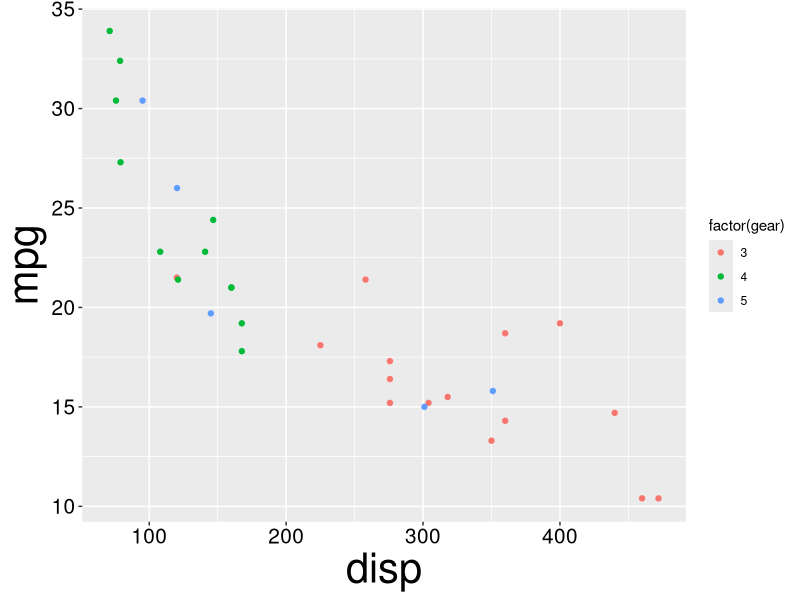
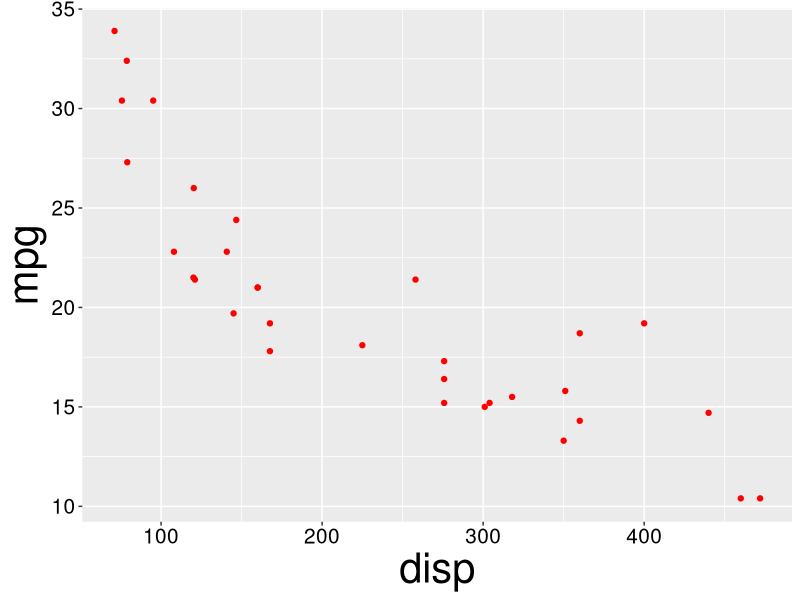
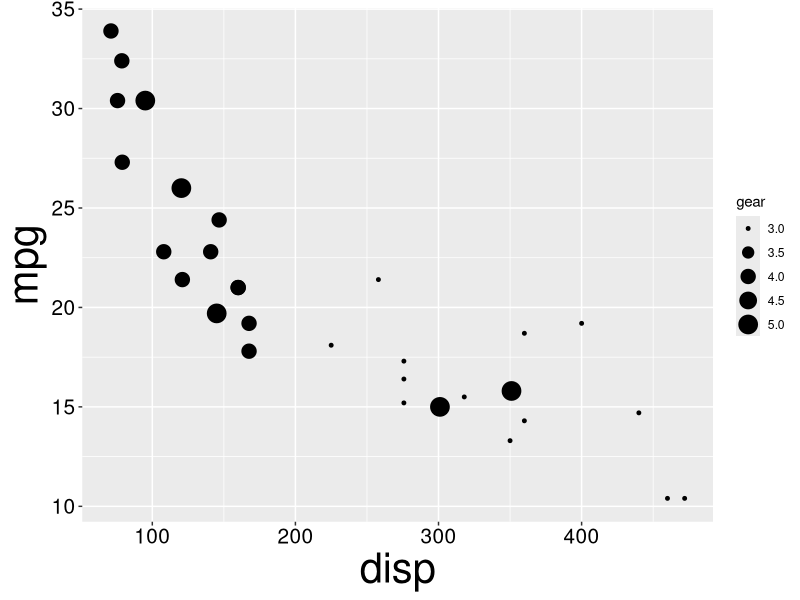
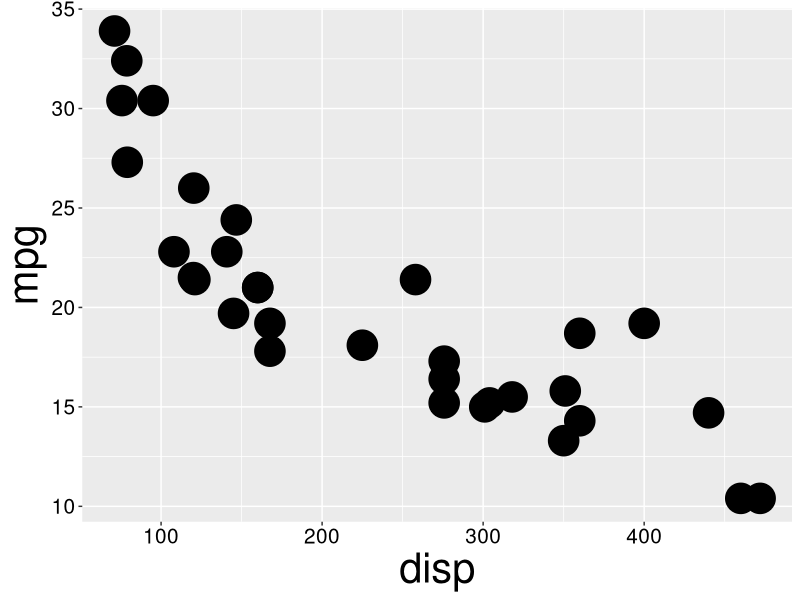
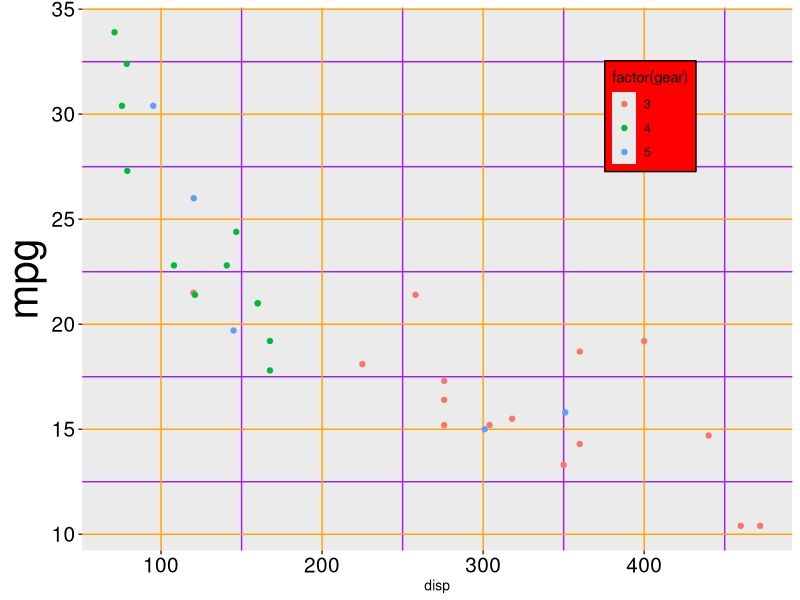
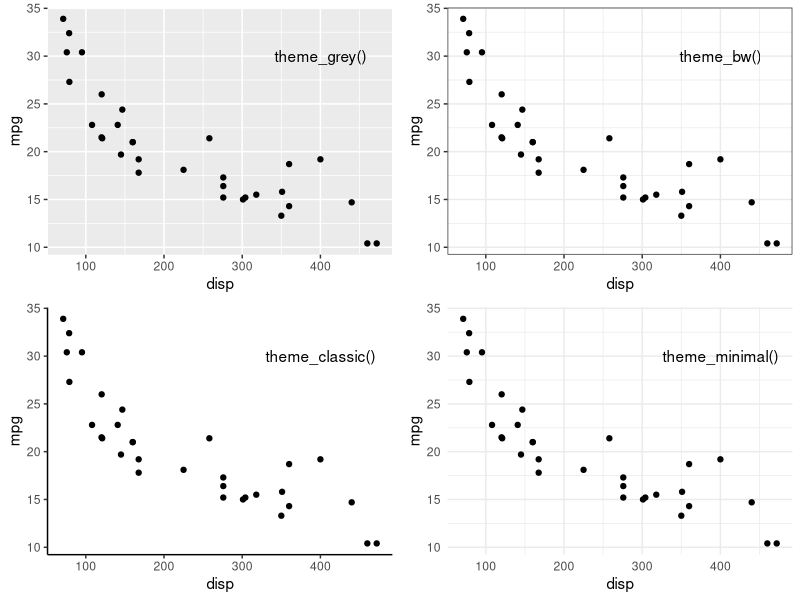
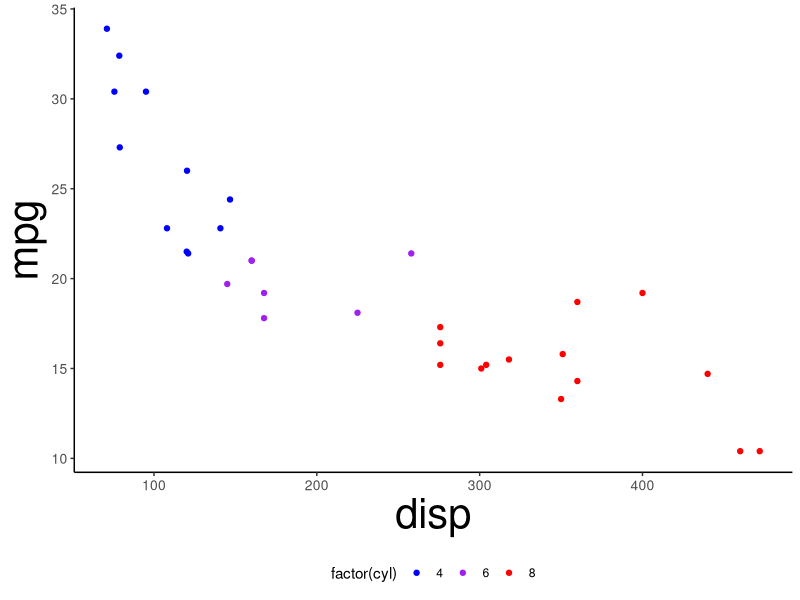
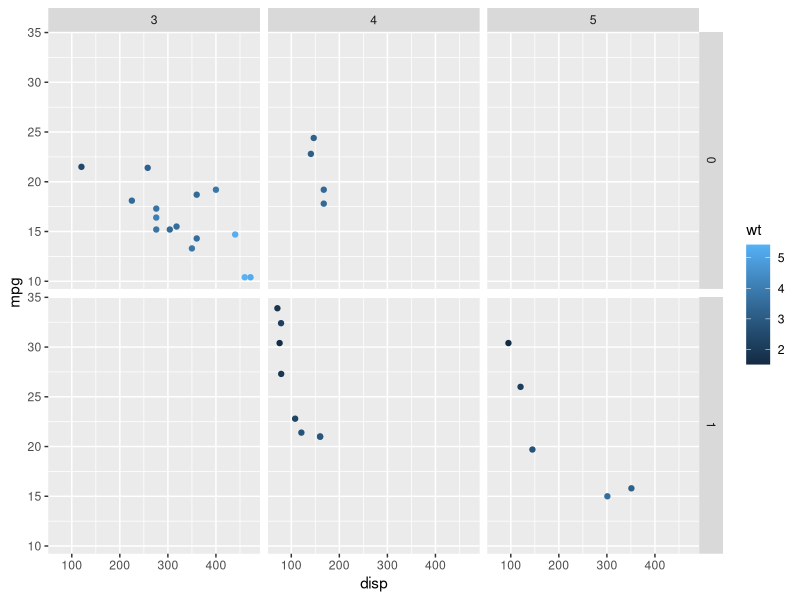

The R script that drew these images, in order:
## ---- chunk 1
knitr::opts_chunk$set(echo = FALSE, cache=TRUE)
library(tidyverse)
library(knitr)
library(ggpubr)
presTheme <- theme(axis.title=element_text(size=30),axis.text=element_text(size=15))
theme_set(presTheme)
# theme_set(theme_classic())
set.seed(123)
## ---- chunk 2
  head(iris) #Regular data frame
## ---- chunk 3
as_tibble(iris) #This is usually done automatically
## ---- chunk 4
  head(iris)
## ---- chunk 5
  irisTemp <- select(iris,Petal.Length,Petal.Width,Species)
## ---- chunk 6
  head(irisTemp)
## ---- chunk 7
  head(iris,3)
## ---- chunk 8
  irisTemp <- select(iris,Petal.Length:Species)
## ---- chunk 9
  head(irisTemp,3)
## ---- chunk 10
  head(iris,3)
## ---- chunk 11
  irisTemp <- select(iris,-Species)
## ---- chunk 12
  head(irisTemp,3)
## ---- chunk 13
  head(iris,5)
## ---- chunk 14
  irisTemp <- filter(iris,Sepal.Length<5,Species=='versicolor')
## ---- chunk 15
  head(irisTemp,3)
## ---- chunk 16
  irisTemp <- mutate(iris,P.Width2=Petal.Width^2) #Squares Petal.Width
## ---- chunk 17
  head(irisTemp,3)
## ---- chunk 18
  irisTemp <- mutate(iris,Petal.Width=Petal.Width^2)
## ---- chunk 19
  head(irisTemp,3)
## ---- chunk 20
  head(iris,3)
## ---- chunk 21
  irisTemp <- mutate(iris, across(c(Sepal.Length,Petal.Width), ~.^2))
## ---- chunk 22
  head(irisTemp,3)
## ---- chunk 23
  head(iris,3)
## ---- chunk 24
  irisTemp <- rename(iris, PWidth=Petal.Width, PLength=Petal.Length)
## ---- chunk 25
  head(irisTemp,3)
## ---- chunk 26
  irisTemp2 <- transmute(iris, P.Width2=(Petal.Width^2))
## ---- chunk 27
  head(irisTemp2,3)
## ---- chunk 28
 iris %>% filter(Species=='virginica') %>%
  transmute(Species,P.Area=Petal.Length*Petal.Width,S.Area=Sepal.Length*Sepal.Width) %>%
  head(10)
## ---- chunk 29
  irisTemp <- select(iris,Sepal.Length,Species) %>% #Selects Sepal.Length & Species
    filter(Sepal.Length>5,Species=='versicolor') %>% #Filters using dataframe from above
    mutate(SLength2=Sepal.Length^2) #Mutates using dataframe from above
## ---- chunk 30
  head(irisTemp)
## ---- chunk 31
#Some data to work with
bats <- data.frame(bat=letters[1:3], weight = seq(1,3,1),
                    height=seq(2.5,5.5,length=3), wings=rep(2,3))
## ---- chunk 32
bats
## ---- chunk 33
pivot_longer(bats,-bat)
## ---- chunk 34
(longBats <- bats %>% pivot_longer(cols=weight:wings, #Columns to be made into 2
                          names_to='trait', #Name of "naming" column
                          values_to='meas')) #Name of "value" column
## ---- chunk 35
longBats %>% pivot_wider(names_from=trait, #Names of new columns
                         values_from=meas) #Values to go into new columns
#Note: this must have unique row identifiers
## ---- chunk 36
CO2 %>%
  filter(Type=='Quebec',Treatment=='nonchilled') %>%
  select(-Type,-Treatment) %>%
  pivot_wider(names_from=Plant,values_from=uptake)
## ---- chunk 37
with(iris,tapply(Petal.Width,Species,mean)) #Using tapply
## ---- chunk 38
aggregate(Petal.Width~Species,data=iris,mean) #Using aggregate
## ---- chunk 39
iris %>% group_by(Species) %>% #Group by species
  summarize(meanPWidth=mean(Petal.Width), #Mean of Petal.Width
            sdPWidth=sd(Petal.Width)) #SD of Petal.Width
## ---- chunk 40
iris %>% group_by(Species) %>% #Group by species
  summarize(count=n(), #Number of rows
            med=median(Petal.Width), #Median
            iqr=IQR(Petal.Width)) #Inter-quartile range
## ---- chunk 41
iris %>% group_by(Species) %>%
  mutate(ID=1:n()) %>% #Makes ID column, with numbers 1-N
  filter(ID<4) #Selects ID 1-3 from each group

## ---- chunk 42
iris %>% group_by(Species) %>%
  slice(1:3) #Selects rows 1-3 from each group
## ---- chunk 43
InsectSprays %>% group_by(spray) %>%
  summarize(mean=mean(count),sd=sd(count),.groups='keep') %>%
  pivot_longer(cols=mean:sd,names_to='stat',values_to='value') %>%
  pivot_wider(names_from=spray,values_from=value)
## ---- chunk 44
data(mtcars) # mtcars dataset (built into R)
## ---- chunk 45
head(mtcars,5) # Show first 5 rows
## ---- chunk 46

## ---- chunk 47
data(mtcars) # mtcars dataset (built into R)
## ---- chunk 48
head(mtcars,5) # Show first 5 rows
## ---- chunk 49

## ---- chunk 50
data(mtcars) # mtcars dataset (built into R)
## ---- chunk 51
head(mtcars,5) # Show first 5 rows
## ---- chunk 52

## ---- chunk 53
ggplot(data=mtcars,aes(x=disp,y=mpg))+
  geom_point(aes(col=factor(gear)))
## ---- chunk 54
ggplot(data=mtcars,aes(x=disp,y=mpg))+
  geom_point(colour='red') 
## ---- chunk 55

## ---- chunk 56
ggplot(data=mtcars,aes(x=disp,y=mpg))+
  geom_point(aes(size=gear))
## ---- chunk 57
ggplot(data=mtcars,aes(x=disp,y=mpg))+
  geom_point(size=10) 
## ---- chunk 58
ggplot(data=mtcars,aes(x=disp,y=mpg))+
  # Maps gear to colour
  geom_point(aes(col=factor(gear))) +
  #Changes plot theme
  theme(axis.title.x=element_text(size=10),
    legend.background=element_rect(fill='red'),
    legend.position=c(0.8,0.8),
    panel.grid.minor=element_line(colour='purple'),
    panel.grid.major=element_line(colour='orange'))
## ---- chunk 59
p <- ggplot(data=mtcars,aes(x=disp,y=mpg)) + geom_point()
p1 <- p + theme_grey() + annotate('text',y=30,x=400,label='theme_grey()') #Regular grey theme
p2 <- p + theme_bw() + annotate('text',y=30,x=400,label='theme_bw()') #B/W
p3 <- p + theme_classic() + annotate('text',y=30,x=400,label='theme_classic()') #Classic
p4 <- p + theme_minimal() + annotate('text',y=30,x=400,label='theme_minimal()') #Minimalistic
ggarrange(p1,p2,p3,p4,ncol=2,nrow=2)
## ---- chunk 60
myTheme <- theme_classic()+ #Existing theme
  #Makes axis text bigger
  theme(axis.title=element_text(size=30),
        axis.text=element_text(size=10),
        legend.position='bottom')


ggplot(data=mtcars,aes(x=disp,y=mpg))+
  # Maps cyl to colour
  geom_point(aes(col=factor(cyl))) +
  scale_colour_manual(values=c('blue','purple','red')) +
  myTheme

theme_set(theme_grey())

## ---- chunk 61
ggplot(mtcars,aes(x=disp,y=mpg))+ geom_point(aes(col=wt))+
  facet_grid(factor(am) ~ factor(gear))
## ---- chunk 62
ggplot(mtcars,aes(x=factor(am),y=mpg))+
  geom_point(position=position_jitter(width=0.05))+ #Adds noise to data in x-dimension
  geom_point(stat='summary',fun=mean,col='red',size=3) #Mean only
## ---- chunk 63
ggplot(arrange(mtcars,am,disp),aes(x=factor(am),y=mpg))+
  geom_point(position=position_jitter(width=0.05))+
  geom_pointrange(stat='summary',fun.data=mean_se,
                  fun.args = list(mult = 2),col='red') #Mean + 2 SE
## ---- chunk 64
ggplot(mtcars,aes(x=disp,y=mpg))+
  annotate('text',y=30,x=400,label='linear model')+
  geom_point() + geom_smooth(method='lm',formula=y~x)
## ---- chunk 65
ggplot(mtcars,aes(x=disp,y=mpg))+
  annotate('text',y=30,x=400,label='GAM smoother')+
  geom_point() + geom_smooth(method='gam',formula=y~s(x))
## ---- chunk 66
ggplot(mtcars,aes(x=log(disp),y=log(mpg)))+
  geom_point() +
  geom_smooth(method='lm',formula=y~x)
## ---- chunk 67
ggplot(mtcars,aes(x=disp,y=mpg))+
  geom_point() +
  geom_smooth(method='lm',formula=y~x)+
  scale_x_log10() + scale_y_log10() # sqrt is also popular
## ---- chunk 68
d1 <- data.frame(x=factor(c('a','b','c')),y=c(23,46,31))

p1 <- ggplot(d1,aes(x=x,y=y))+geom_col()+theme_classic()
p2 <- ggplot(d1,aes(x=x,y=1))+geom_point(aes(size=y))+theme_classic()+scale_size(range=c(5,15))
p3 <- ggplot(d1, aes(x="", y=y, fill=x)) + geom_bar(width = 1, stat = "identity")+coord_polar("y") + theme_void() + theme(axis.text.x=element_text(size=0))

ggarrange(p1,p2,p3,ncol=3)

## ---- chunk 69
p1 <- ggplot(mpg,aes(x=displ,y=cty))+
  geom_point() +
  geom_smooth(method='gam',formula=y~s(x),col='red')+
  theme_classic()

p2 <- ggplot(msleep,aes(x=bodywt,y=brainwt))+
  geom_point(aes(col=vore))+
  scale_x_log10()+scale_y_log10()+
  geom_smooth(method='lm',formula=y~x,col='black')+
  labs(x='Body weight (kg)',y='Brain Weight (kg)',col='Feeding')+
  theme_bw()

p3 <- ggplot(trees,aes(x=Girth,y=Height,col=Volume,size=Volume))+
  geom_point()+theme_grey()

p4 <- ggplot(starwars,aes(x=height))+geom_histogram()+facet_wrap(~sex)+ theme_minimal()+labs(x='Height of Star Wars Characters (cm)')

ggarrange(p1,p2,p3,p4,ncol=2,nrow=2)

## ---- chunk 70
library(ggplot2)
CO2 %>% filter(conc==1000) %>%
  group_by(Type,Treatment) %>%
  summarize(meanUp=mean(uptake),
            maxUp=max(uptake),
            minUp=min(uptake)) %>%
  #Code for ggplot begins here
  ggplot(aes(x=Type,col=Treatment))+
  geom_pointrange(aes(y=meanUp,
                      ymax=maxUp,
                      ymin=minUp))+
  labs(x='Area',y='Uptake at 1000ppm')+
  scale_colour_manual(values=c('red','blue'))
## ---- chunk 71

